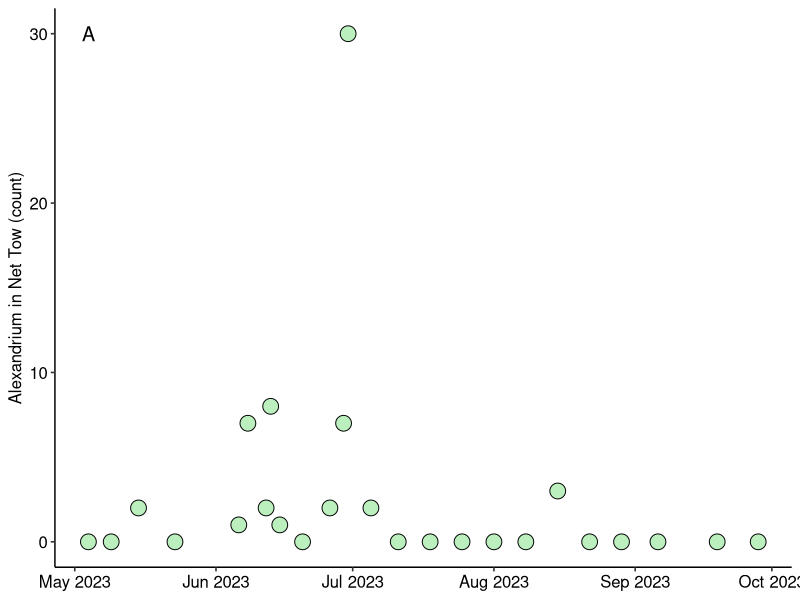
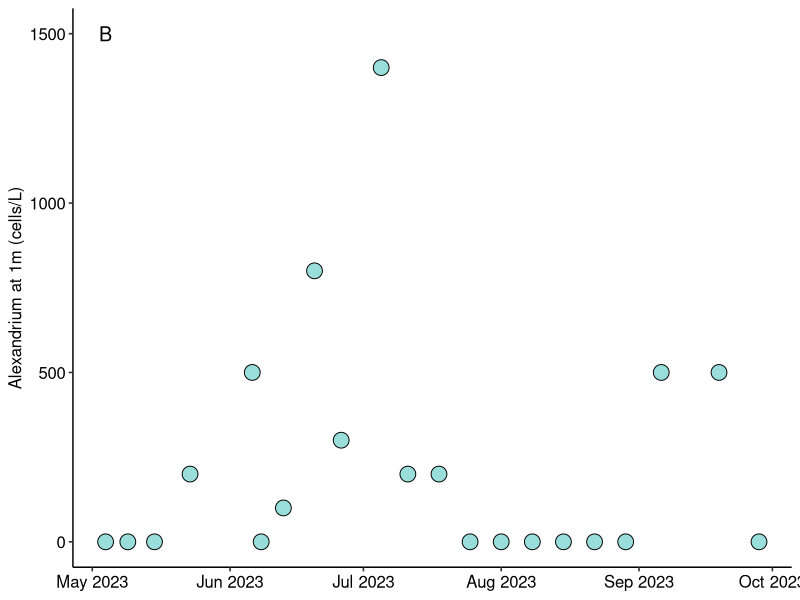
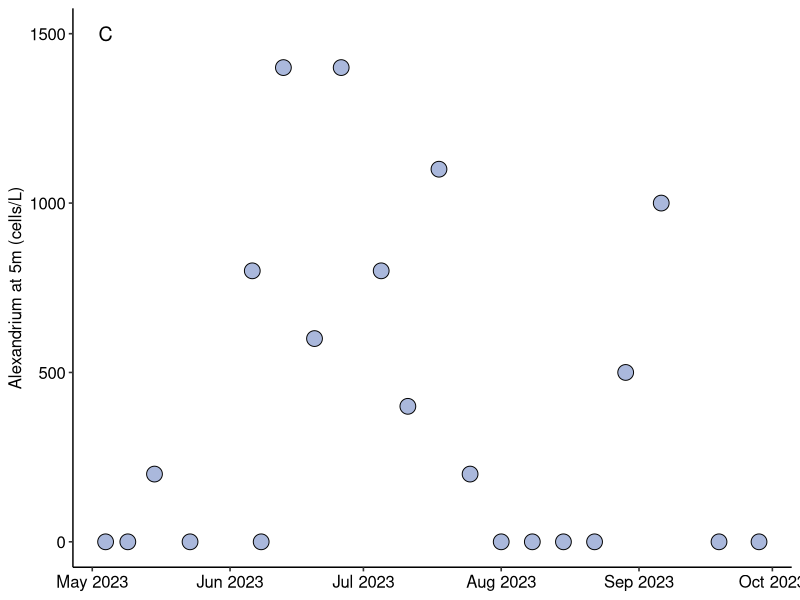
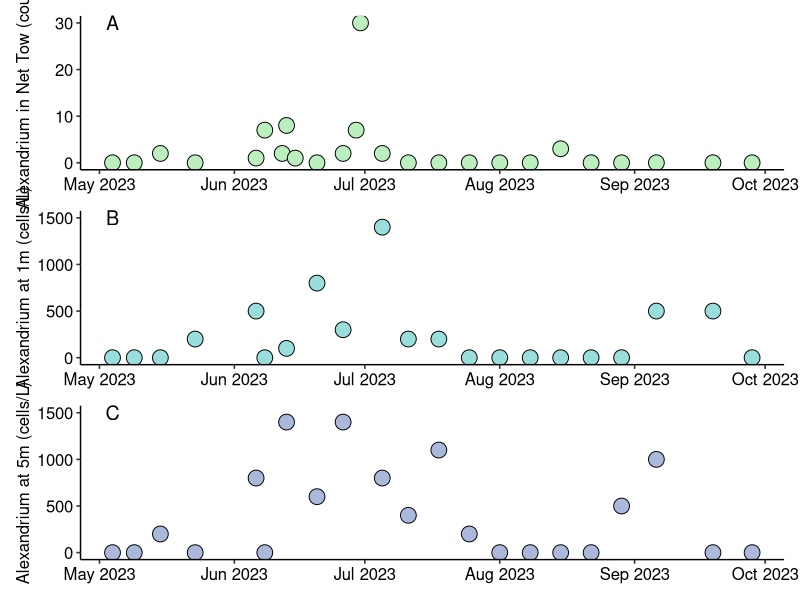

R code for these plots, in order:
## ---- chunk 1
knitr::opts_chunk$set(echo = TRUE)
## ---- chunk 2
#install.packages("ggplot2")
#install.packages("ggpubr")
#install.packages("patchwork")
## ---- chunk 3
library(ggplot2)
library(ggpubr)
library(patchwork)
## ---- chunk 4
alex <- read.csv("../Data/Alexandrium_MicroscopeCounts.csv")
## ---- chunk 5
alex$Date <- as.Date(alex$Date, "%m/%d/%Y")
## ---- chunk 6
plot_net <- ggplot(alex, aes(x = Date, y = Count_Net)) +
  geom_point(size = 5, shape = 21, fill = "#BBEFBE") +
  theme_pubr() +
  scale_x_date(date_breaks = "1 month", date_labels = "%b %Y") +
  labs(x = NULL, y = "Alexandrium in Net Tow (count)") +
annotate("text", x=as.Date("2023-05-04"), y=30, label = "A", size = 5) 
plot_net
## ---- chunk 7
plot_1m <- ggplot(alex, aes(x = Date, y = Count_1m_L)) +
  geom_point(size = 5, shape = 21, fill = "#99DEDB") +
  theme_pubr() +
  scale_x_date(date_breaks = "1 month", date_labels = "%b %Y") +
  labs(x = NULL, y = "Alexandrium at 1m (cells/L)") +
annotate("text", x=as.Date("2023-05-04"), y=1500, label = "B", size = 5) 
plot_1m
## ---- chunk 8
plot_5m <- ggplot(alex, aes(x = Date, y = Count_5m_L)) +
  geom_point(size = 5, shape = 21, fill = "#AAB8DC") +
  theme_pubr() +
  scale_x_date(date_breaks = "1 month", date_labels = "%b %Y") +
  labs(x = NULL, y = "Alexandrium at 5m (cells/L)") +
annotate("text", x=as.Date("2023-05-04"), y=1500, label = "C", size = 5) 
plot_5m
## ---- chunk 9
jpeg("../Figures/Fig2.jpg", width = 8, height = 10, units="in", res=600)
plot_net / plot_1m / plot_5m 
